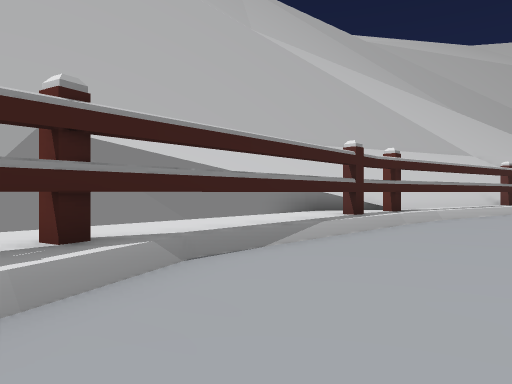
view 1 (above)

16 first-person views from a walk through a Unity game level. The camera is 1.5 m above the floor, looks level and sees 70° across. The floor is counted in squares, 2 m on a side. Each view is taken from the middle of a square. On the plan, view 1 faces up. The plan holds only what a view shows up to about 11 squares ahead; the rest is blank. The place goes on beyond the plan.

view 2
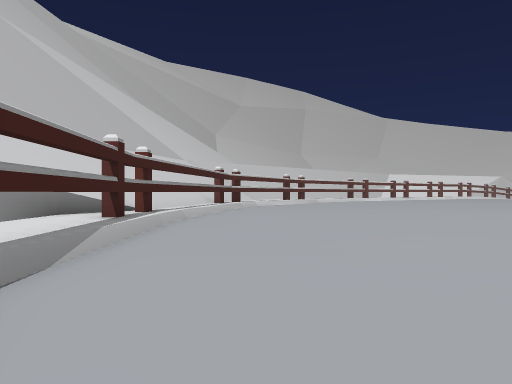

view 3
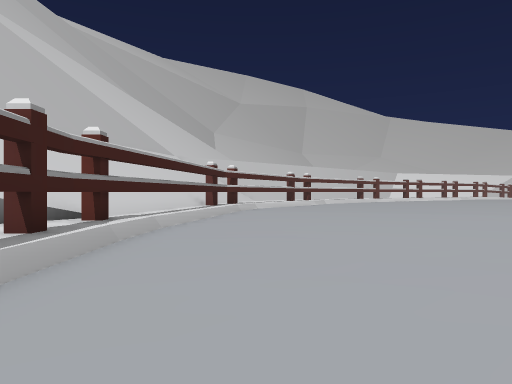

view 4
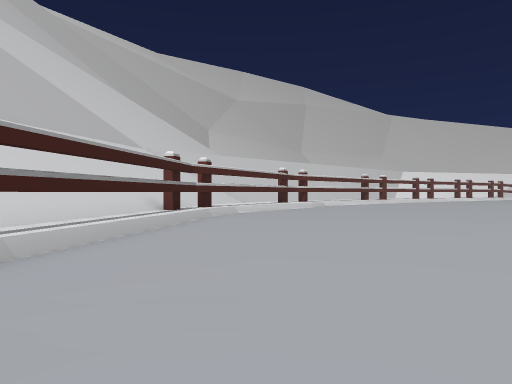

view 5
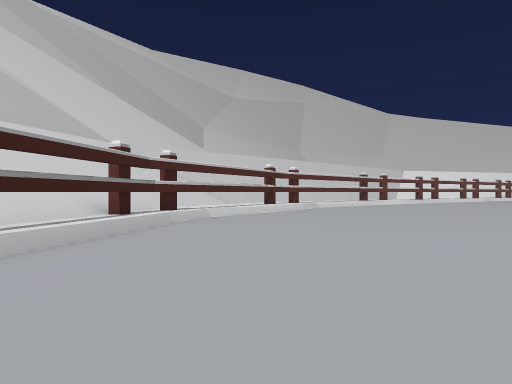

view 6
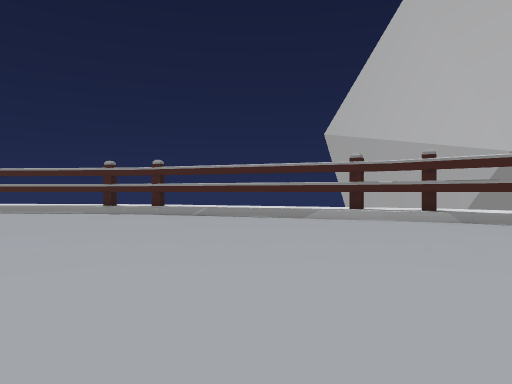

view 7
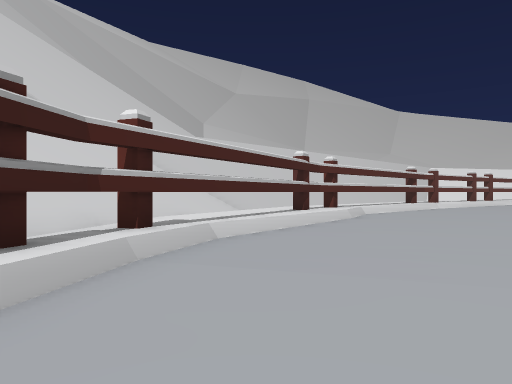

view 8
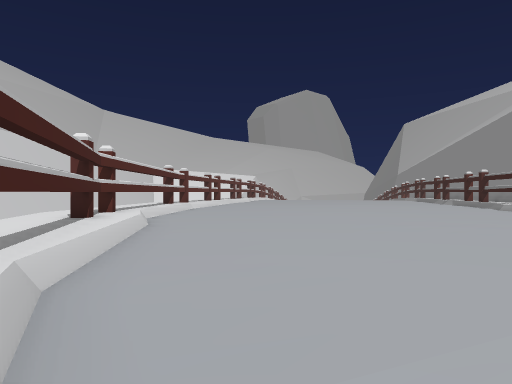

view 9
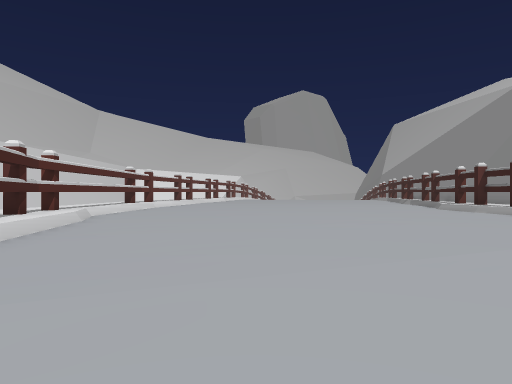

view 10
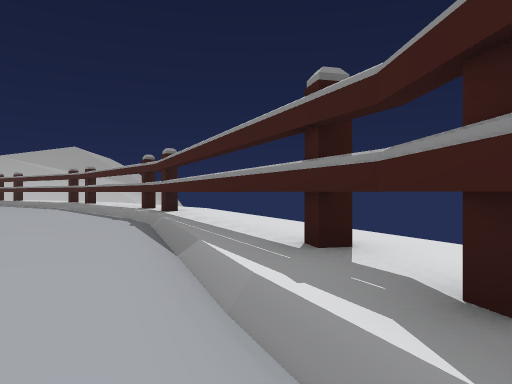

view 11
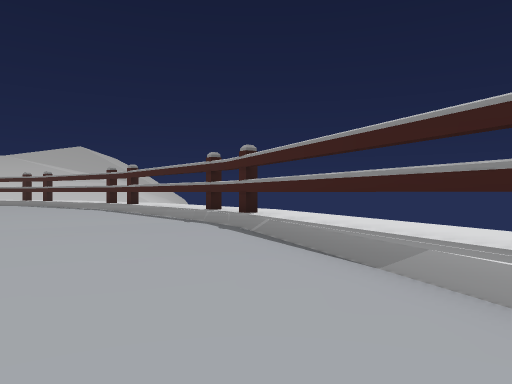

view 12
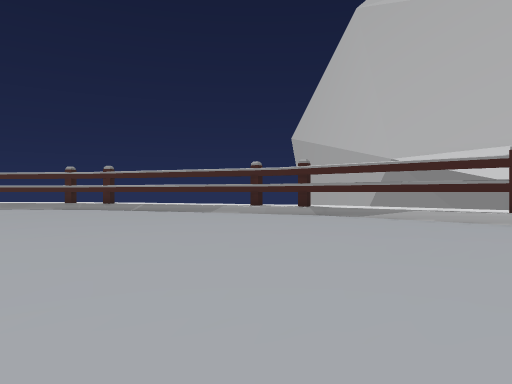

view 13
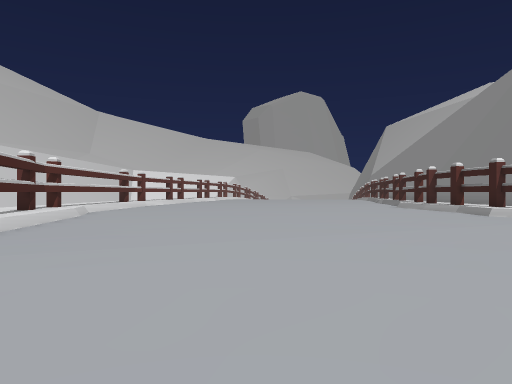

view 14
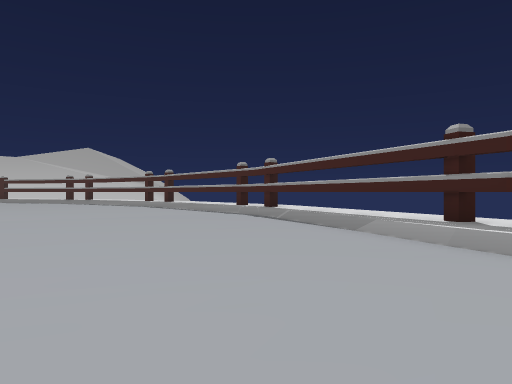

view 15
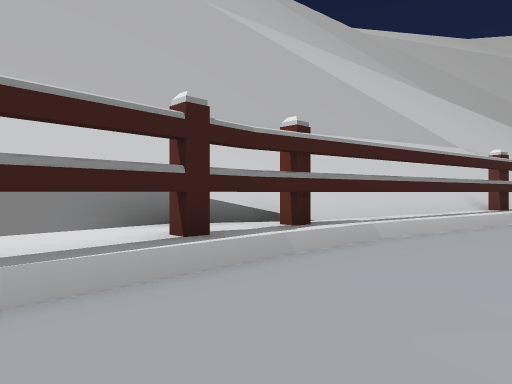

view 16
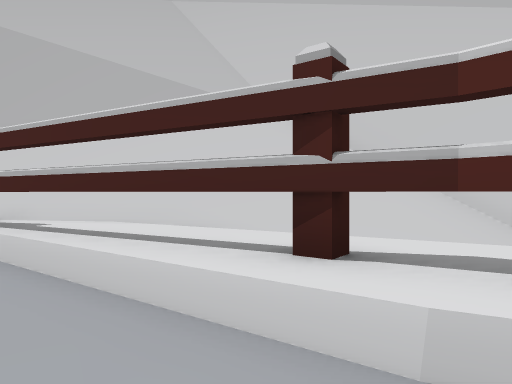

### Floor plan
Points are (right, up) in squares from view 1. A wall is a line through its corners. A room is listed if a view was taken in it or the views show most of it. See-through windows are left out.
Room 1 (views 1, 2, 3, 4, 5, 6, 7, 8, 9, 10, 11, 12, 13, 14, 15, 16)
walls: (-1.7, 3.8) (-1.9, 3.5); (3.1, 9) (-2.4, 2.8) (-4.5, -3.1); (3.8, 9.9) (3.5, 9.5); (10, 14) (9.6, 13.9); (18.4, 16.5) (10.6, 14.4) (2.9, 8.9); (21, 16.5) (18.3, 16.5)
low walls: (-3.3, -1.9) (-4, -3.6); (-3.4, -1.7) (-4.3, -3.6); (-2.4, 0.3) (-2.8, -0.6); (-2.4, 0.5) (-2.9, -0.5); (4.9, 10) (-0.9, 4.2) (-1.2, 3.4); (5.6, 10.3) (4.8, 9.8); (8.5, 12.3) (5.8, 10.4); (9.5, 13) (8.8, 12.5); (10.9, 13.9) (10.2, 13.4); (11.6, 14.2) (10.8, 13.8); (12.7, 14.7) (12.2, 14.5); (15.5, 15.1) (12.6, 14.7); (18.5, 15.6) (17.4, 15.4)

Positions as (right, up) in squares from view 1, and headings:
1: (0, 0), facing up
2: (-1, 1), facing up-right
3: (1, 3), facing up-right
4: (4, 5), facing up-right
5: (6, 6), facing up-right
6: (8, -1), facing left
7: (9, 10), facing up-right
8: (10, 13), facing right
9: (9, 11), facing right
10: (0, 4), facing down-left
11: (1, 2), facing down-left
12: (11, 2), facing left
13: (7, 10), facing right
14: (4, 4), facing down-left
15: (3, 4), facing up
16: (19, 14), facing up-left
